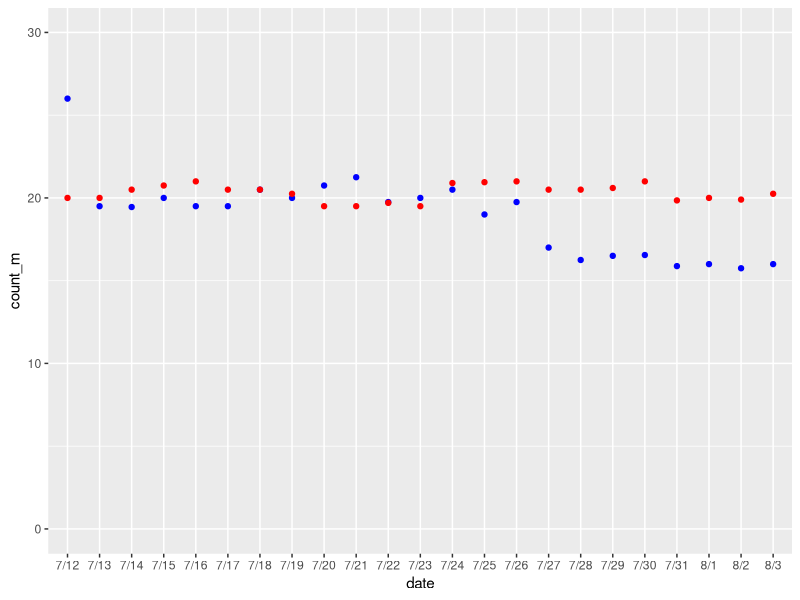

Write the R code that produced this figure.
## ---- chunk 1
library(tidyverse) 
## ---- chunk 2
better <- tribble (
  ~date, ~count_m,~count_nm,
  "7/12",26,20,
  "7/13",19.5,20,
  "7/14",19.45,20.5,
  "7/15", 20,20.75,
  "7/16",19.5,21,
  "7/17",19.5,20.5,
  "7/18",20.5,20.5,
  "7/19",20,20.25,
  "7/20",20.75,19.5,
  "7/21",21.25,19.5,
  "7/22",19.75,19.7,
  "7/23",20,19.5,
  "7/24",20.5,20.9,
  "7/25",19,20.95,
  "7/26",19.75,21,
  "7/27",17,20.5,
  "7/28",16.25,20.5,
  "7/29",16.5,20.6,
  "7/30",16.55,21,
  "7/31",15.88,19.85,
  "8/1",16,20,
  "8/2",15.75,19.9,
  "8/3",16,20.25,

)
## ---- chunk 3

ggplot(better) +
  geom_point(aes(date,count_m), color="blue") +
  geom_point(mapping=aes(x=date,y=count_nm), color="red") + 
  ylim(0,30)

